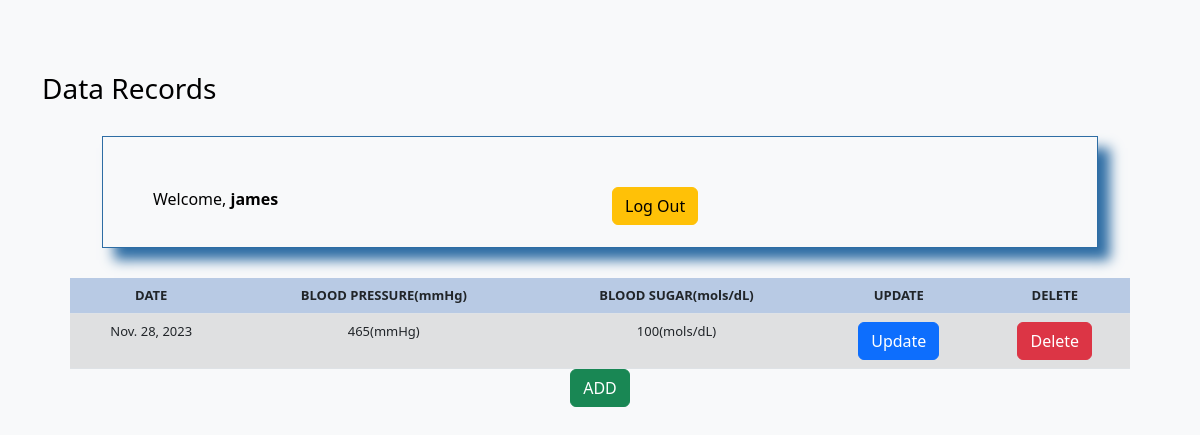
The page /retrieve/ (signed in) on the database as committed earlier.
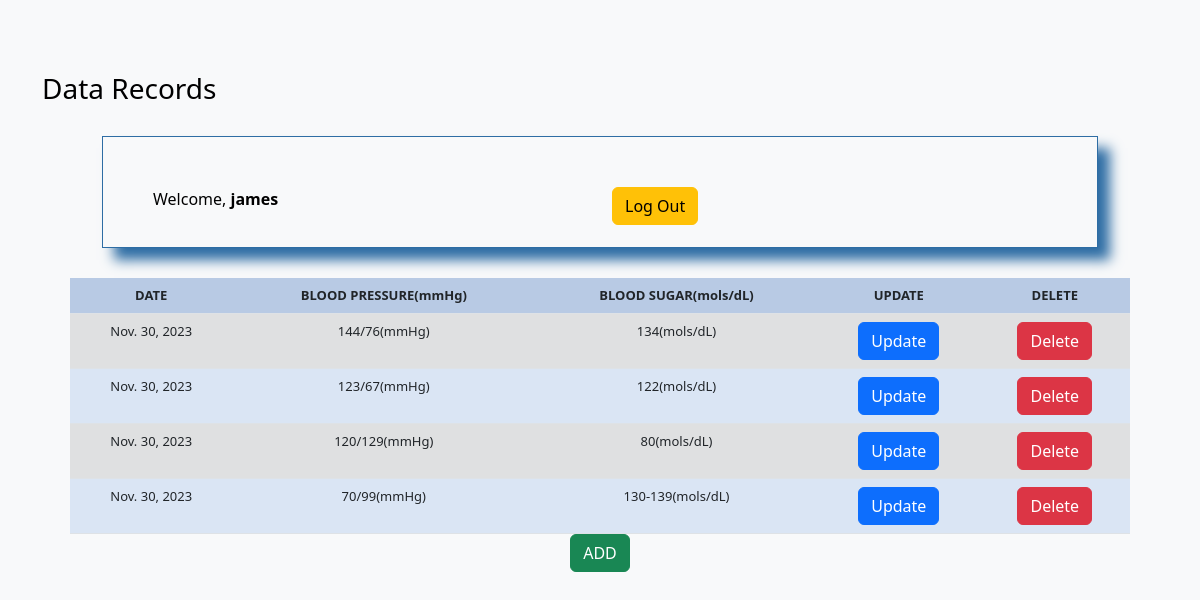
The same page on the database as committed later.
### dataapp/models.py (models this page shows)
class Patient(models.Model):
    user = models.ForeignKey(settings.AUTH_USER_MODEL, on_delete=models.CASCADE)
    date = models.DateField(auto_now_add=True)
    blood_pressure = models.CharField(max_length=10)
    blood_sugar = models.CharField(max_length=10)

### dataapp/views.py (the view)
# urls.py: path('retrieve/', views.retrieve, name = 'retrieve'),
@login_required
def retrieve(request):
    records = Patient.objects.filter(user=request.user)
    return render(request, 'retrieve.html', {'records': records})

### dataapp/templates/retrieve.html (shortened to what this page needs)
{% load static %}
<!DOCTYPE html>
<html lang="en">
<head>
    <link href="{% static 'css/bootstrap.css' %}" rel="stylesheet">
    <link href="{% static 'css/style.css' %}" rel="stylesheet">
</head>
<body class="bg-light">
    <div class="container py-5">
        <div class="header-highlight">
            <h3>Data Records</h3>
            <div class="myForm">
                <div class="myForm">
                    <form method='POST' action='' class="search-form">
                        <div class="row">
                            <div class="col-md-6 text-right mr-auto">
                                {% if request.user.is_authenticated %}
                                <p>Welcome, <strong>{{user}}</strong> </p>
                                {% else %}
                                <p>Please try again to Login</p>
                                <a href="{% url "login" %}" class="btn btn-info">Login</a>
                                {% endif %}
                            </div>
                            <div class="col-md-6 text-right mr-auto">
                                <a href="{% url "logout" %}" class="btn btn-warning">Log Out</a>
                            </div>
                        </div>
                    </form>
                </div>
            </div>
        </div>
        <table class='table table-striped'>
            <thead class="thead-dark">
                <tr>
                    <th>DATE</th>
                    <th>BLOOD PRESSURE(mmHg)</th>
                    <th>BLOOD SUGAR(mols/dL)</th>
                    <th>UPDATE</th>
                    <th>DELETE</th>
                </tr>
            </thead>
            {% for instance in records %}
            <tr>
                <td>{{instance.date}}</td>
                <td>{{instance.blood_pressure}}(mmHg)</td>
                <td>{{instance.blood_sugar}}(mols/dL)</td>
                <td><a href="{% url 'update' instance.id %}" class="btn btn-primary">Update</a></td>
                <td><a href="{% url 'delete' instance.id %}" class="btn btn-danger">Delete</a></td>
            </tr>
            {% endfor %}
        </table>
        <div class="text-center">
            <a href="{% url "create" %}" class="btn btn-success">ADD</a>
        </div>
    </div>
</body>
</html>

### dataapp/static/css/style.css (style rules this page uses)
body { background-color: #e7e7e7 !important; }
.myForm { margin: 30px; }
.table { font-size: 13px; text-align: center; width: 95%; margin: auto; text-align: center; }
.table tr:nth-child(odd) { background: #B8CAE4 }
.table tr:nth-child(even) { background: #dae5f4 }
.myForm .search-form { box-shadow: 10px 10px 10px; box-shadow: 12px 12px 12px #2e6da4; border: 1px solid #2e6da4; padding: 50px; padding-bottom: 20px; }

### dataapp/templates/retrieve.html (style rules this page uses)
body { background: white; color: black; }
.table-striped tbody tr:nth-of-type(odd) { background-color: rgba(0, 0, 0, 0.05); }

Rows that differ between the two databases and show on the page:
removed Patient: date "Nov. 28, 2023", blood_pressure "465", blood_sugar "100"
added Patient: date "Nov. 30, 2023", blood_pressure "144/76", blood_sugar "134"
added Patient: date "Nov. 30, 2023", blood_pressure "123/67", blood_sugar "122"
added Patient: date "Nov. 30, 2023", blood_pressure "120/129", blood_sugar "80"
added Patient: date "Nov. 30, 2023", blood_pressure "70/99", blood_sugar "130-139"
